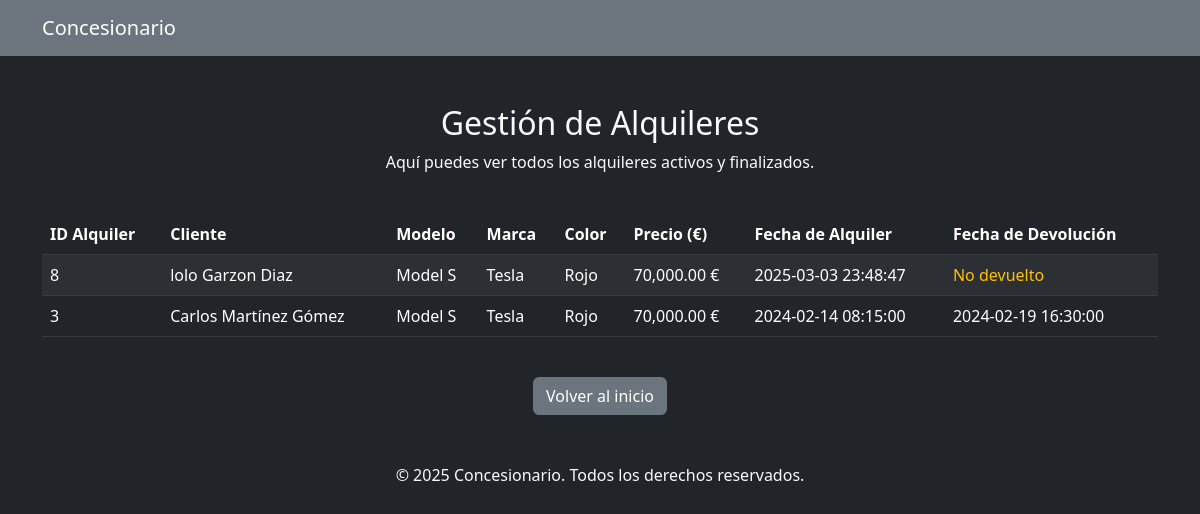
Page /alquiler.php on the committed database.
### tables this page shows
CREATE TABLE `alquileres` (
  `id_alquiler` int(10) unsigned NOT NULL AUTO_INCREMENT,
  `id_usuario` int(10) unsigned DEFAULT NULL,
  `id_coche` int(10) unsigned DEFAULT NULL,
  `prestado` datetime DEFAULT NULL,
  `devuelto` datetime DEFAULT NULL,
  PRIMARY KEY (`id_alquiler`),
  KEY `fk_alquiler_usuario` (`id_usuario`),
  KEY `fk_alquiler_coche` (`id_coche`),
  CONSTRAINT `fk_alquiler_coche` FOREIGN KEY (`id_coche`) REFERENCES `coches` (`id_coche`) ON DELETE CASCADE,
  CONSTRAINT `fk_alquiler_usuario` FOREIGN KEY (`id_usuario`) REFERENCES `usuarios` (`id_usuario`) ON DELETE CASCADE
);

CREATE TABLE `usuarios` (
  `id_usuario` int(10) unsigned NOT NULL AUTO_INCREMENT,
  `password` varchar(100) DEFAULT NULL,
  `nombre` varchar(50) DEFAULT NULL,
  `apellidos` varchar(50) DEFAULT NULL,
  `dni` varchar(9) DEFAULT NULL,
  `saldo` float DEFAULT NULL,
  `tipo` enum('comprador','vendedor','administrador') NOT NULL,
  PRIMARY KEY (`id_usuario`)
);

CREATE TABLE `coches` (
  `id_coche` int(10) unsigned NOT NULL AUTO_INCREMENT,
  `modelo` varchar(50) DEFAULT NULL,
  `marca` varchar(50) DEFAULT NULL,
  `color` varchar(50) DEFAULT NULL,
  `precio` float DEFAULT NULL,
  `alquilado` tinyint(1) DEFAULT '0',
  `foto` varchar(300) DEFAULT NULL,
  PRIMARY KEY (`id_coche`)
);

### alquiler.php (the view, shortened to what this page needs)
<?php
$host = "localhost";
$user = "root";
$pass = "rootroot";
$db = "concesionario";
$conn = mysqli_connect($host, $user, $pass, $db);
$sql = "SELECT A.id_alquiler, U.nombre, U.apellidos, C.modelo, C.marca, C.color, C.precio, A.prestado, A.devuelto
        FROM Alquileres A
        JOIN Usuarios U ON A.id_usuario = U.id_usuario
        JOIN Coches C ON A.id_coche = C.id_coche
        ORDER BY A.prestado DESC";
$resultado = mysqli_query($conn, $sql);
?>
<!DOCTYPE html>
<html lang="es">
<head>
    <link rel="stylesheet" href="https://cdn.jsdelivr.net/npm/bootstrap@5.3.0/dist/css/bootstrap.min.css">
</head>
<body class="bg-dark text-light">
    <nav class="navbar navbar-expand-lg navbar-dark bg-secondary">
        <div class="container">
            <a class="navbar-brand" href="index.php">Concesionario</a>
        </div>
    </nav>
    <div class="container mt-5">
        <h2 class="text-center">Gestión de Alquileres</h2>
        <p class="text-center">Aquí puedes ver todos los alquileres activos y finalizados.</p>
        <div class="table-responsive">
            <table class="table table-dark table-striped mt-4">
                <thead>
                    <tr>
                        <th>ID Alquiler</th>
                        <th>Cliente</th>
                        <th>Modelo</th>
                        <th>Marca</th>
                        <th>Color</th>
                        <th>Precio (€)</th>
                        <th>Fecha de Alquiler</th>
                        <th>Fecha de Devolución</th>
                    </tr>
                </thead>
                <tbody>
                    <?php while ($fila = mysqli_fetch_assoc($resultado)) { ?>
                        <tr>
                            <td><?= $fila["id_alquiler"] ?></td>
                            <td><?= htmlspecialchars($fila["nombre"] . " " . $fila["apellidos"]) ?></td>
                            <td><?= htmlspecialchars($fila["modelo"]) ?></td>
                            <td><?= htmlspecialchars($fila["marca"]) ?></td>
                            <td><?= htmlspecialchars($fila["color"]) ?></td>
                            <td><?= number_format($fila["precio"], 2) ?> €</td>
                            <td><?= $fila["prestado"] ?></td>
                            <td><?= $fila["devuelto"] ? $fila["devuelto"] : "<span class='text-warning'>No devuelto</span>" ?></td>
                        </tr>
                    <?php } ?>
                </tbody>
            </table>
        </div>
        <div class="text-center mt-4">
            <a href="index.php" class="btn btn-secondary">Volver al inicio</a>
        </div>
    </div>
    <footer class="footer text-center mt-5">
        <p>&copy; 2025 Concesionario. Todos los derechos reservados.</p>
    </footer>
</body>
</html>

### rows in the picture
alquileres: id_alquiler "8", id_usuario.apellidos "lolo Garzon Diaz", id_coche.modelo "Model S", id_coche.marca "Tesla", id_coche.color "Rojo", id_coche.precio "70,000.00", prestado "2025-03-03 23:48:47", shows "No devuelto"
alquileres: id_alquiler "3", id_usuario.apellidos "Carlos Martínez Gómez", id_coche.modelo "Model S", id_coche.marca "Tesla", id_coche.color "Rojo", id_coche.precio "70,000.00", prestado "2024-02-14 08:15:00", devuelto "2024-02-19 16:30:00"
